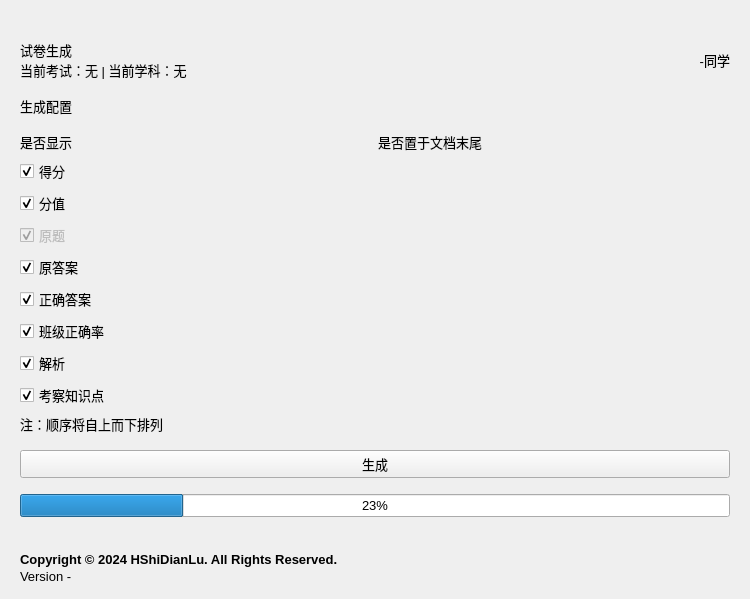
<?xml version="1.0" encoding="UTF-8"?>
<ui version="4.0">
 <class>Form</class>
 <widget class="QWidget" name="Form">
  <property name="geometry">
   <rect>
    <x>0</x>
    <y>0</y>
    <width>750</width>
    <height>599</height>
   </rect>
  </property>
  <property name="font">
   <font>
    <family>Microsoft JhengHei UI</family>
    <pointsize>10</pointsize>
   </font>
  </property>
  <property name="windowTitle">
   <string>ZhiXueHacker</string>
  </property>
  <property name="styleSheet">
   <string notr="true"/>
  </property>
  <layout class="QGridLayout" name="gridLayout_2">
   <property name="leftMargin">
    <number>20</number>
   </property>
   <property name="topMargin">
    <number>40</number>
   </property>
   <property name="rightMargin">
    <number>20</number>
   </property>
   <property name="bottomMargin">
    <number>15</number>
   </property>
   <property name="horizontalSpacing">
    <number>70</number>
   </property>
   <item row="5" column="0" colspan="2">
    <spacer name="verticalSpacer">
     <property name="orientation">
      <enum>Qt::Vertical</enum>
     </property>
     <property name="sizeType">
      <enum>QSizePolicy::Fixed</enum>
     </property>
     <property name="sizeHint" stdset="0">
      <size>
       <width>20</width>
       <height>10</height>
      </size>
     </property>
    </spacer>
   </item>
   <item row="10" column="0" colspan="2">
    <layout class="QVBoxLayout" name="verticalLayout_3">
     <property name="spacing">
      <number>2</number>
     </property>
     <property name="topMargin">
      <number>0</number>
     </property>
     <item>
      <widget class="StrongBodyLabel" name="StrongBodyLabel">
       <property name="font">
        <font>
         <family>Microsoft YaHei UI</family>
         <pointsize>10</pointsize>
         <weight>75</weight>
         <bold>true</bold>
        </font>
       </property>
       <property name="text">
        <string>Copyright © 2024 HShiDianLu. All Rights Reserved.</string>
       </property>
       <property name="alignment">
        <set>Qt::AlignLeading|Qt::AlignLeft|Qt::AlignVCenter</set>
       </property>
      </widget>
     </item>
     <item>
      <widget class="CaptionLabel" name="CaptionLabel_2">
       <property name="font">
        <font>
         <family>Microsoft YaHei UI</family>
         <pointsize>10</pointsize>
         <weight>50</weight>
         <bold>false</bold>
        </font>
       </property>
       <property name="text">
        <string>Version -</string>
       </property>
       <property name="alignment">
        <set>Qt::AlignLeading|Qt::AlignLeft|Qt::AlignVCenter</set>
       </property>
      </widget>
     </item>
    </layout>
   </item>
   <item row="4" column="0" colspan="2">
    <layout class="QGridLayout" name="gridLayout">
     <item row="0" column="0">
      <layout class="QVBoxLayout" name="verticalLayout_4">
       <property name="spacing">
        <number>0</number>
       </property>
       <item>
        <widget class="TitleLabel" name="TitleLabel">
         <property name="text">
          <string>试卷生成</string>
         </property>
        </widget>
       </item>
       <item>
        <widget class="CaptionLabel" name="CaptionLabel">
         <property name="text">
          <string>当前考试：无 | 当前学科：无</string>
         </property>
        </widget>
       </item>
      </layout>
     </item>
     <item row="0" column="1">
      <widget class="CaptionLabel" name="CaptionLabel_3">
       <property name="text">
        <string>-同学</string>
       </property>
       <property name="alignment">
        <set>Qt::AlignRight|Qt::AlignTrailing|Qt::AlignVCenter</set>
       </property>
      </widget>
     </item>
    </layout>
   </item>
   <item row="8" column="1">
    <spacer name="verticalSpacer_5">
     <property name="orientation">
      <enum>Qt::Vertical</enum>
     </property>
     <property name="sizeHint" stdset="0">
      <size>
       <width>12</width>
       <height>21</height>
      </size>
     </property>
    </spacer>
   </item>
   <item row="6" column="0" rowspan="2" colspan="2">
    <layout class="QVBoxLayout" name="verticalLayout_5">
     <property name="spacing">
      <number>6</number>
     </property>
     <property name="leftMargin">
      <number>0</number>
     </property>
     <property name="topMargin">
      <number>0</number>
     </property>
     <property name="rightMargin">
      <number>0</number>
     </property>
     <item>
      <widget class="StrongBodyLabel" name="StrongBodyLabel_4">
       <property name="text">
        <string>生成配置</string>
       </property>
      </widget>
     </item>
     <item>
      <spacer name="verticalSpacer_10">
       <property name="orientation">
        <enum>Qt::Vertical</enum>
       </property>
       <property name="sizeType">
        <enum>QSizePolicy::Fixed</enum>
       </property>
       <property name="sizeHint" stdset="0">
        <size>
         <width>20</width>
         <height>10</height>
        </size>
       </property>
      </spacer>
     </item>
     <item>
      <layout class="QGridLayout" name="gridLayout_4">
       <item row="4" column="0">
        <widget class="CheckBox" name="CheckBox_7">
         <property name="text">
          <string>原答案</string>
         </property>
         <property name="checked">
          <bool>true</bool>
         </property>
        </widget>
       </item>
       <item row="6" column="1">
        <widget class="SwitchButton" name="SwitchButton_7"/>
       </item>
       <item row="5" column="1">
        <widget class="SwitchButton" name="SwitchButton_4"/>
       </item>
       <item row="7" column="1">
        <widget class="SwitchButton" name="SwitchButton_5"/>
       </item>
       <item row="1" column="0">
        <widget class="CheckBox" name="CheckBox_2">
         <property name="text">
          <string>得分</string>
         </property>
         <property name="checked">
          <bool>true</bool>
         </property>
        </widget>
       </item>
       <item row="8" column="1">
        <widget class="SwitchButton" name="SwitchButton_6"/>
       </item>
       <item row="2" column="0">
        <widget class="CheckBox" name="CheckBox">
         <property name="text">
          <string>分值</string>
         </property>
         <property name="checked">
          <bool>true</bool>
         </property>
        </widget>
       </item>
       <item row="4" column="1">
        <widget class="SwitchButton" name="SwitchButton_3"/>
       </item>
       <item row="8" column="0">
        <widget class="CheckBox" name="CheckBox_8">
         <property name="text">
          <string>考察知识点</string>
         </property>
         <property name="checked">
          <bool>true</bool>
         </property>
        </widget>
       </item>
       <item row="7" column="0">
        <widget class="CheckBox" name="CheckBox_5">
         <property name="text">
          <string>解析</string>
         </property>
         <property name="checked">
          <bool>true</bool>
         </property>
        </widget>
       </item>
       <item row="3" column="0">
        <widget class="CheckBox" name="CheckBox_3">
         <property name="enabled">
          <bool>false</bool>
         </property>
         <property name="text">
          <string>原题</string>
         </property>
         <property name="checked">
          <bool>true</bool>
         </property>
        </widget>
       </item>
       <item row="5" column="0">
        <widget class="CheckBox" name="CheckBox_6">
         <property name="text">
          <string>正确答案</string>
         </property>
         <property name="checked">
          <bool>true</bool>
         </property>
        </widget>
       </item>
       <item row="6" column="0">
        <widget class="CheckBox" name="CheckBox_4">
         <property name="text">
          <string>班级正确率</string>
         </property>
         <property name="checked">
          <bool>true</bool>
         </property>
        </widget>
       </item>
       <item row="0" column="0">
        <widget class="CaptionLabel" name="CaptionLabel_9">
         <property name="text">
          <string>是否显示</string>
         </property>
        </widget>
       </item>
       <item row="0" column="1">
        <widget class="CaptionLabel" name="CaptionLabel_10">
         <property name="text">
          <string>是否置于文档末尾</string>
         </property>
        </widget>
       </item>
      </layout>
     </item>
     <item>
      <widget class="CaptionLabel" name="CaptionLabel_6">
       <property name="text">
        <string>注：顺序将自上而下排列</string>
       </property>
      </widget>
     </item>
     <item>
      <spacer name="verticalSpacer_8">
       <property name="orientation">
        <enum>Qt::Vertical</enum>
       </property>
       <property name="sizeType">
        <enum>QSizePolicy::Fixed</enum>
       </property>
       <property name="sizeHint" stdset="0">
        <size>
         <width>20</width>
         <height>10</height>
        </size>
       </property>
      </spacer>
     </item>
     <item>
      <widget class="PrimaryPushButton" name="PrimaryPushButton">
       <property name="text">
        <string>生成</string>
       </property>
      </widget>
     </item>
     <item>
      <spacer name="verticalSpacer_9">
       <property name="orientation">
        <enum>Qt::Vertical</enum>
       </property>
       <property name="sizeType">
        <enum>QSizePolicy::Fixed</enum>
       </property>
       <property name="sizeHint" stdset="0">
        <size>
         <width>20</width>
         <height>10</height>
        </size>
       </property>
      </spacer>
     </item>
     <item>
      <widget class="ProgressBar" name="ProgressBar_2">
       <property name="value">
        <number>23</number>
       </property>
      </widget>
     </item>
    </layout>
   </item>
  </layout>
 </widget>
 <customwidgets>
  <customwidget>
   <class>CheckBox</class>
   <extends>QCheckBox</extends>
   <header>qfluentwidgets</header>
  </customwidget>
  <customwidget>
   <class>PushButton</class>
   <extends>QPushButton</extends>
   <header>qfluentwidgets</header>
  </customwidget>
  <customwidget>
   <class>PrimaryPushButton</class>
   <extends>PushButton</extends>
   <header>qfluentwidgets</header>
  </customwidget>
  <customwidget>
   <class>SwitchButton</class>
   <extends>QWidget</extends>
   <header>qfluentwidgets</header>
  </customwidget>
  <customwidget>
   <class>CaptionLabel</class>
   <extends>QLabel</extends>
   <header>qfluentwidgets</header>
  </customwidget>
  <customwidget>
   <class>StrongBodyLabel</class>
   <extends>QLabel</extends>
   <header>qfluentwidgets</header>
  </customwidget>
  <customwidget>
   <class>TitleLabel</class>
   <extends>QLabel</extends>
   <header>qfluentwidgets</header>
  </customwidget>
  <customwidget>
   <class>ProgressBar</class>
   <extends>QProgressBar</extends>
   <header>qfluentwidgets</header>
  </customwidget>
 </customwidgets>
 <resources/>
 <connections/>
</ui>
